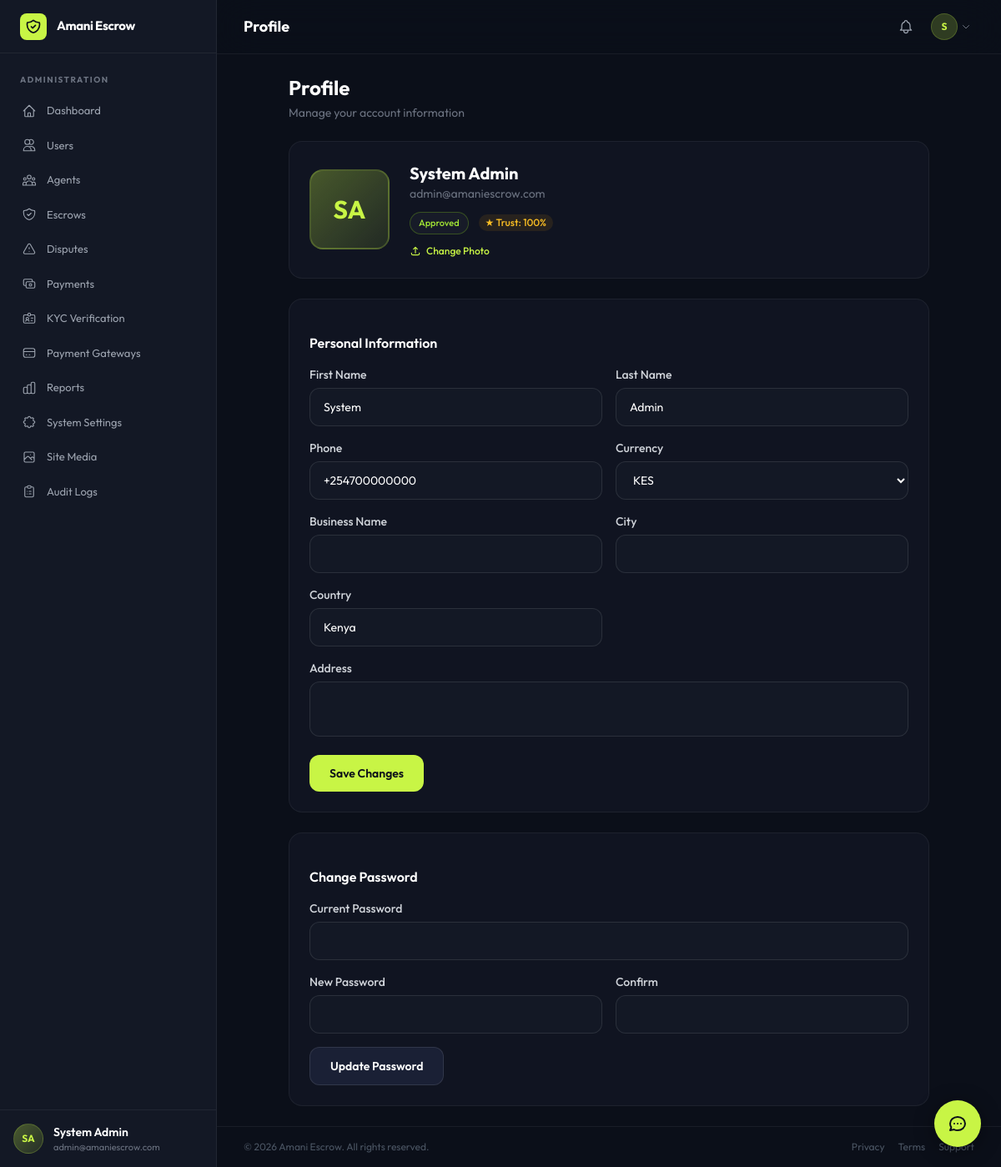
/pages/profile/index.php (signed in), run on the app's committed database.
### tables this page shows
CREATE TABLE `settings` (
    `id` INT UNSIGNED AUTO_INCREMENT PRIMARY KEY,
    `setting_key` VARCHAR(100) NOT NULL UNIQUE,
    `setting_value` TEXT DEFAULT NULL,
    `setting_type` ENUM('text','number','boolean','json','color','image','textarea','file') NOT NULL DEFAULT 'text',
    `category` VARCHAR(50) NOT NULL DEFAULT 'general',
    `label` VARCHAR(150) NOT NULL,
    `description` TEXT DEFAULT NULL,
    `is_public` TINYINT(1) NOT NULL DEFAULT 0,
    `updated_at` DATETIME NOT NULL DEFAULT CURRENT_TIMESTAMP ON UPDATE CURRENT_TIMESTAMP,
    INDEX `idx_settings_key` (`setting_key`),
    INDEX `idx_settings_category` (`category`)
);

CREATE TABLE `wallets` (
    `id` INT UNSIGNED AUTO_INCREMENT PRIMARY KEY,
    `user_id` INT UNSIGNED NOT NULL,
    `currency` VARCHAR(3) NOT NULL DEFAULT 'KES',
    `balance` DECIMAL(15,2) NOT NULL DEFAULT 0.00,
    `escrow_balance` DECIMAL(15,2) NOT NULL DEFAULT 0.00,
    `total_earned` DECIMAL(15,2) NOT NULL DEFAULT 0.00,
    `total_withdrawn` DECIMAL(15,2) NOT NULL DEFAULT 0.00,
    `is_active` TINYINT(1) NOT NULL DEFAULT 1,
    `created_at` DATETIME NOT NULL DEFAULT CURRENT_TIMESTAMP,
    `updated_at` DATETIME NOT NULL DEFAULT CURRENT_TIMESTAMP ON UPDATE CURRENT_TIMESTAMP,
    UNIQUE KEY `unique_user_currency` (`user_id`, `currency`),
    FOREIGN KEY (`user_id`) REFERENCES `users`(`id`)
);

CREATE TABLE `users` (
    `id` INT UNSIGNED AUTO_INCREMENT PRIMARY KEY,
    `uuid` VARCHAR(36) NOT NULL UNIQUE,
    `first_name` VARCHAR(100) NOT NULL,
    `last_name` VARCHAR(100) NOT NULL,
    `email` VARCHAR(255) NOT NULL UNIQUE,
    `phone` VARCHAR(20) DEFAULT NULL,
    `password_hash` VARCHAR(255) NOT NULL,
    `avatar` VARCHAR(500) DEFAULT NULL,
    `role` ENUM('user','agent','admin','superadmin') NOT NULL DEFAULT 'user',
    `status` ENUM('active','suspended','banned','pending') NOT NULL DEFAULT 'pending',
    `email_verified` TINYINT(1) NOT NULL DEFAULT 0,
    `phone_verified` TINYINT(1) NOT NULL DEFAULT 0,
    `kyc_status` ENUM('none','pending','approved','rejected') NOT NULL DEFAULT 'none',
    `trust_score` DECIMAL(5,2) NOT NULL DEFAULT 0.00,
    `total_transactions` INT UNSIGNED NOT NULL DEFAULT 0,
    `total_volume` DECIMAL(15,2) NOT NULL DEFAULT 0.00,
    `preferred_currency` VARCHAR(3) NOT NULL DEFAULT 'KES',
    `timezone` VARCHAR(50) DEFAULT 'Africa/Nairobi',
    `two_factor_enabled` TINYINT(1) NOT NULL DEFAULT 0,
    `two_factor_secret` VARCHAR(255) DEFAULT NULL,
    `email_verification_token` VARCHAR(255) DEFAULT NULL,
    `password_reset_token` VARCHAR(255) DEFAULT NULL,
    `password_reset_expires` DATETIME DEFAULT NULL,
    `last_login_at` DATETIME DEFAULT NULL,
    `last_login_ip` VARCHAR(45) DEFAULT NULL,
    `business_name` VARCHAR(255) DEFAULT NULL,
    `business_type` VARCHAR(100) DEFAULT NULL,
    `business_registration` VARCHAR(100) DEFAULT NULL,
    `address` TEXT DEFAULT NULL,
    `city` VARCHAR(100) DEFAULT NULL,
    `country` VARCHAR(100) DEFAULT 'Kenya',
    `created_at` DATETIME NOT NULL DEFAULT CURRENT_TIMESTAMP,
    `updated_at` DATETIME NOT NULL DEFAULT CURRENT_TIMESTAMP ON UPDATE CURRENT_TIMESTAMP,
    INDEX `idx_users_email` (`email`),
    INDEX `idx_users_role` (`role`),
    INDEX `idx_users_status` (`status`)
);

### pages/profile/index.php (the view, shortened to what the rows shown need)
<?php
$pageTitle = 'Profile';
require_once __DIR__ . '/../../includes/init.php';
$user = Auth::user();
$db = Database::getInstance();
$user = $db->fetch("SELECT u.*, w.balance as wallet_balance, w.escrow_balance FROM users u LEFT JOIN wallets w ON w.user_id=u.id WHERE u.id=?", [$user['id']]);
require_once APP_ROOT . '/templates/header.php';
?>
<div class="max-w-3xl mx-auto">
    <div class="mb-6">
        <h1 class="text-2xl font-bold text-white">Profile</h1>
    </div>
    <div class="glass-card rounded-2xl border border-white/[0.06] p-6 mb-6">
        <div class="flex flex-col sm:flex-row items-center gap-6">
            <div class="relative group">
                <?php if ($avatarUrl): ?>
                    <img src="<?= htmlspecialchars($avatarUrl) ?>" alt="Profile" class="w-24 h-24 rounded-2xl object-cover border-2 border-accent/20">
                <?php else: ?>
                    <div class="w-24 h-24 rounded-2xl bg-gradient-to-br from-accent/30 to-accent/10 flex items-center justify-center text-accent text-3xl font-bold border-2 border-accent/20">
                        <?= strtoupper(substr($user['first_name'],0,1) . substr($user['last_name'],0,1)) ?>
                    </div>
                <?php endif; ?>
                <form method="POST" enctype="multipart/form-data" id="avatarForm" class="absolute inset-0">
                </form>
            </div>
            <div class="text-center sm:text-left flex-1">
                <h2 class="text-xl font-bold text-white"><?= htmlspecialchars($user['first_name'].' '.$user['last_name']) ?></h2>
                <p class="text-sm text-gray-500"><?= htmlspecialchars($user['email']) ?></p>
                <div class="flex flex-wrap items-center gap-3 mt-3 justify-center sm:justify-start">
                    <?= statusBadge($user['kyc_status'] === 'approved' ? 'approved' : ($user['kyc_status'] ?? 'none')) ?>
                    <span class="text-xs font-medium text-amber-400 bg-amber-500/10 px-2 py-0.5 rounded-full">★ Trust: <?= number_format($user['trust_score'],0) ?>%</span>
                </div>
                <div class="flex items-center gap-2 mt-3 justify-center sm:justify-start">
                    <label class="inline-flex items-center gap-1.5 text-xs font-medium text-accent hover:text-accent-dark cursor-pointer transition-colors">
                    </label>
                </div>
            </div>
        </div>
    </div>
    <form method="POST" class="glass-card rounded-2xl border border-white/[0.06] p-6 mb-6 space-y-4">
        <div class="grid grid-cols-1 sm:grid-cols-2 gap-4">
            <div><label class="block text-sm font-medium text-gray-300 mb-1.5">First Name</label>
                <input type="text" name="first_name" value="<?= htmlspecialchars($user['first_name']) ?>" class="w-full px-4 py-3 bg-[#131825] border border-white/10 rounded-xl text-sm text-white placeholder-gray-600 focus:outline-none focus:ring-2 focus:ring-accent/20 focus:border-accent/50"></div>
            <div><label class="block text-sm font-medium text-gray-300 mb-1.5">Last Name</label>
                <input type="text" name="last_name" value="<?= htmlspecialchars($user['last_name']) ?>" class="w-full px-4 py-3 bg-[#131825] border border-white/10 rounded-xl text-sm text-white placeholder-gray-600 focus:outline-none focus:ring-2 focus:ring-accent/20 focus:border-accent/50"></div>
            <div><label class="block text-sm font-medium text-gray-300 mb-1.5">Phone</label>
                <input type="tel" name="phone" value="<?= htmlspecialchars($user['phone']) ?>" class="w-full px-4 py-3 bg-[#131825] border border-white/10 rounded-xl text-sm text-white placeholder-gray-600 focus:outline-none focus:ring-2 focus:ring-accent/20 focus:border-accent/50"></div>
            <div><label class="block text-sm font-medium text-gray-300 mb-1.5">Currency</label>
                <select name="preferred_currency" class="w-full px-4 py-3 bg-[#131825] border border-white/10 rounded-xl text-sm text-white placeholder-gray-600">
                    <?php foreach(['KES','USD','NGN','GHS','ZAR'] as $c): ?>
                    <option value="<?= $c ?>" <?= $user['preferred_currency']===$c?'selected':'' ?>><?= $c ?></option>
                    <?php endforeach; ?>
                </select></div>
            <div><label class="block text-sm font-medium text-gray-300 mb-1.5">Country</label>
                <input type="text" name="country" value="<?= htmlspecialchars($user['country'] ?? '') ?>" class="w-full px-4 py-3 bg-[#131825] border border-white/10 rounded-xl text-sm text-white placeholder-gray-600 focus:outline-none focus:ring-2 focus:ring-accent/20 focus:border-accent/50"></div>
        </div>
    </form>
</div>
<?php require_once APP_ROOT . '/templates/footer.php'; ?>

### templates/header.php (shortened to what the rows shown need)
<?php
$currentUser = Auth::user();
$platformName = Settings::get('platform_name', 'Amani Escrow');
$logoUrl = siteLogo();
?>
<!DOCTYPE html>
<html lang="en" class="h-full">
<head>
    <script src="https://cdn.tailwindcss.com"></script>
</head>
<body class="h-full overflow-x-hidden">
<div class="flex h-full">
<aside id="sidebar" class="hidden lg:flex lg:flex-col w-[260px] bg-surface-100 fixed inset-y-0 left-0 z-40 border-r border-white/[0.06]">
    <div class="flex items-center gap-3 px-6 h-16 border-b border-white/[0.06]">
        <?php if ($logoUrl): ?>
            <img src="<?= htmlspecialchars($logoUrl) ?>" alt="<?= htmlspecialchars($platformName) ?>" class="h-8 w-auto max-w-[200px] object-contain object-left">
        <?php else: ?>
            <div class="w-8 h-8 rounded-lg bg-accent flex items-center justify-center shrink-0">
            </div>
            <span class="text-[15px] font-bold text-white tracking-tight"><?= htmlspecialchars($platformName) ?></span>
        <?php endif; ?>
    </div>
    <div class="px-4 py-4 border-t border-white/[0.06]">
        <div class="flex items-center gap-3">
            <?php
            $avatarUrl = !empty($currentUser['avatar']) ? (strpos($currentUser['avatar'], 'http') === 0 ? $currentUser['avatar'] : APP_URL . '/' . ltrim($currentUser['avatar'], '/')) : '';
            ?>
            <?php if ($avatarUrl): ?>
                <img src="<?= htmlspecialchars($avatarUrl) ?>" alt="" class="w-9 h-9 rounded-full object-cover border border-accent/20">
            <?php else: ?>
                <div class="w-9 h-9 rounded-full bg-gradient-to-br from-accent/30 to-accent/10 flex items-center justify-center text-accent text-xs font-bold border border-accent/20">
                    <?= strtoupper(substr($currentUser['first_name'],0,1).substr($currentUser['last_name'],0,1)) ?>
                </div>
            <?php endif; ?>
            <div class="flex-1 min-w-0">
                <p class="text-sm font-semibold text-white truncate"><?= htmlspecialchars($currentUser['first_name'].' '.$currentUser['last_name']) ?></p>
                <p class="text-[11px] text-gray-500 truncate"><?= htmlspecialchars($currentUser['email']) ?></p>
            </div>
        </div>
    </div>
</aside>
            <?php
            $avatarUrl = !empty($currentUser['avatar']) ? (strpos($currentUser['avatar'], 'http') === 0 ? $currentUser['avatar'] : APP_URL . '/' . ltrim($currentUser['avatar'], '/')) : '';
            ?>
<div class="flex-1 lg:ml-[260px] flex flex-col min-h-screen">
    <header class="sticky top-0 z-20 bg-surface/80 backdrop-blur-xl border-b border-white/[0.06]">
        <div class="flex items-center justify-between px-4 lg:px-8 h-16">
            <div class="flex items-center gap-4">
                <h2 class="text-lg font-bold text-white"><?= htmlspecialchars($pageTitle ?? 'Dashboard') ?></h2>
            </div>
            <div class="flex items-center gap-1 sm:gap-2 shrink-0">
                <div class="relative">
                    <button onclick="toggleDropdown('userDD')" class="flex items-center gap-1 p-1 rounded-xl hover:bg-white/5 transition-colors shrink-0">
                        <?php if ($avatarUrl): ?>
                            <img src="<?= htmlspecialchars($avatarUrl) ?>" alt="" class="w-7 h-7 sm:w-8 sm:h-8 rounded-full object-cover border border-accent/20">
                        <?php else: ?>
                            <div class="w-7 h-7 sm:w-8 sm:h-8 rounded-full bg-accent/20 flex items-center justify-center text-accent text-[10px] sm:text-xs font-bold border border-accent/20"><?= strtoupper(substr($currentUser['first_name'],0,1)) ?></div>
                        <?php endif; ?>
                        <svg class="w-3 h-3 text-gray-500 hidden sm:block" fill="none" viewBox="0 0 24 24" stroke="currentColor" stroke-width="2"><path stroke-linecap="round" stroke-linejoin="round" d="M19 9l-7 7-7-7"/></svg>
                    </button>
                </div>
            </div>
        </div>
    </header>
    <main class="flex-1 px-4 lg:px-8 py-6">

### includes/init.php (shortened to what the rows shown need)
<?php
spl_autoload_register(function ($class) {
    $f = APP_ROOT . '/classes/' . $class . '.php';
});
function statusBadge($s) {
    $c = [
        'draft'=>'border-gray-600/30 text-gray-400','pending'=>'border-amber-500/30 text-amber-400',
        'funded'=>'border-blue-500/30 text-blue-400','in_progress'=>'border-indigo-500/30 text-indigo-400',
        'delivered'=>'border-cyan-500/30 text-cyan-400','completed'=>'border-lime-500/30 text-lime-400',
        'disputed'=>'border-red-500/30 text-red-400','cancelled'=>'border-gray-600/30 text-gray-500',
        'refunded'=>'border-orange-500/30 text-orange-400','expired'=>'border-gray-600/30 text-gray-500',
        'active'=>'border-lime-500/30 text-lime-400','suspended'=>'border-red-500/30 text-red-400',
        'banned'=>'border-red-600/30 text-red-500','open'=>'border-red-500/30 text-red-400',
        'under_review'=>'border-amber-500/30 text-amber-400','resolved'=>'border-lime-500/30 text-lime-400',
        'closed'=>'border-gray-600/30 text-gray-500','approved'=>'border-lime-500/30 text-lime-400',
        'rejected'=>'border-red-500/30 text-red-400','none'=>'border-gray-600/30 text-gray-500',
        'processing'=>'border-blue-500/30 text-blue-400','failed'=>'border-red-500/30 text-red-400',
    ];
    $cl = $c[$s] ?? 'border-gray-600/30 text-gray-400';
    $label = ucwords(str_replace('_', ' ', $s));
    return "<span class=\"inline-flex items-center px-2.5 py-1 rounded-full text-[11px] font-medium border {$cl} bg-white/[0.03]\">{$label}</span>";
}
function siteLogo($variant = 'default') {
    $key = $variant === 'light' ? 'site_logo_light' : 'site_logo';
    $path = Settings::get($key);
    return $path ? (strpos($path, 'http') === 0 ? $path : APP_URL . '/' . ltrim($path, '/')) : '';
}

### data on the page
settings: setting_value "Amani Escrow"
wallets: user.last_name "SA", user.last_name "System Admin", user.email "admin@amaniescrow.com", user.first_name "S", user.kyc_status "Approved", user.trust_score "100", first_name "System", last_name "Admin", phone "+254700000000", country "Kenya"
users: preferred_currency "KES"

### other printed values
$l[2] "Dashboard"
$l[2] "Users"
$l[2] "Agents"
$l[2] "Escrows"
$l[2] "Disputes"
$l[2] "Payments"
$l[2] "KYC Verification"
$l[2] "Payment Gateways"
$l[2] "Reports"
$l[2] "System Settings"
$l[2] "Site Media"
$l[2] "Audit Logs"
$pageTitle "Profile"
Settings::get('platform_name', 'Amani Escrow') "Amani Escrow"
